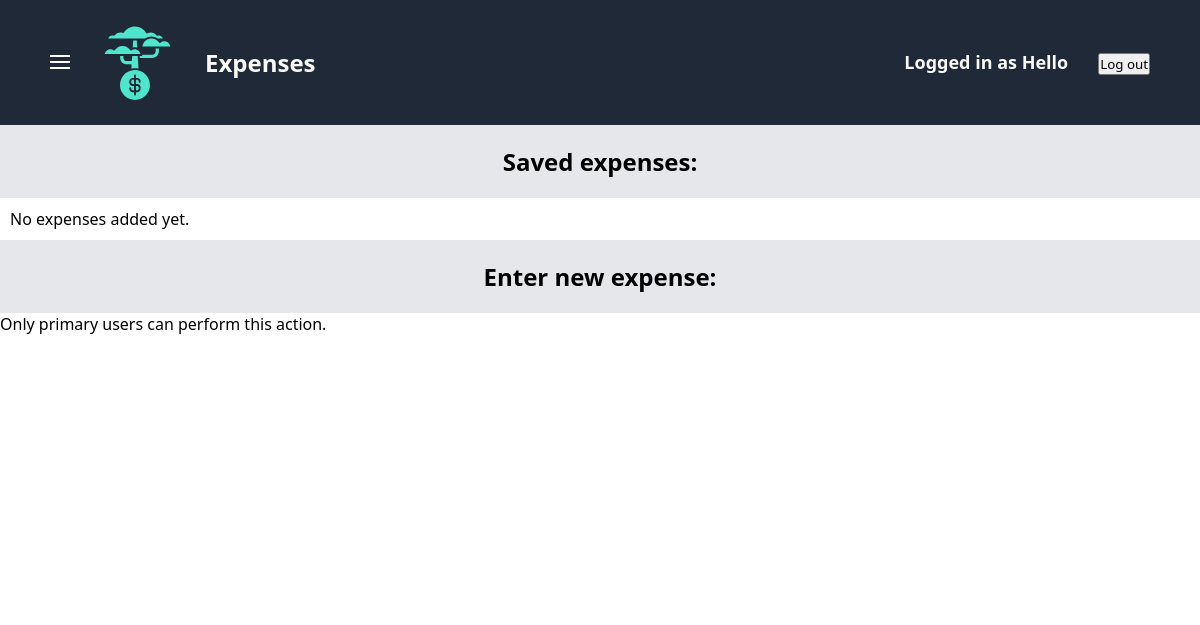
/finance/expenses/ (signed in), run on an earlier commit of the app's database.
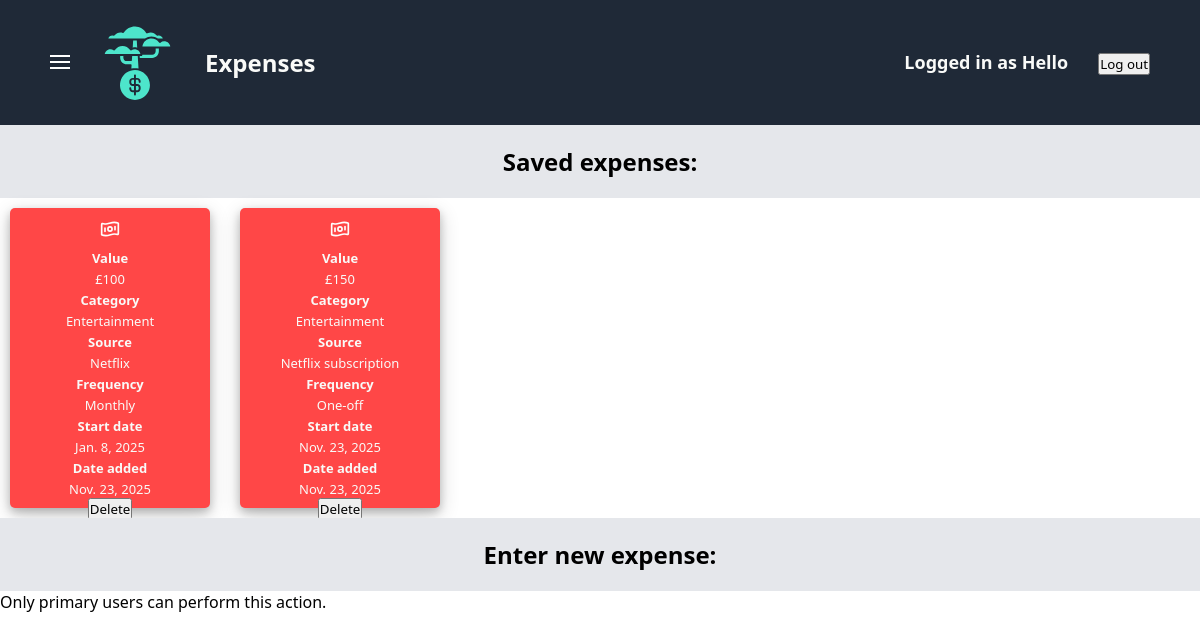
And on a later commit of the database.
### finance/models.py (models this page shows)
class FinancialObject(models.Model):
    user = models.ForeignKey(User, on_delete=models.CASCADE) # A single user can have many instances of income/expenses/budgets
    value = models.IntegerField(default=0)
    startDate = models.DateField(default=datetime.date.today)
    addDate = models.DateField(default=datetime.date.today)
    class Meta:
        abstract = True # Makes the "FinancialObject" class an Abstract Base Class (ABC)

class Expense(FinancialObject):
    source = models.CharField(default="N/A", max_length=200)
    category = models.CharField(default="Entertainment", max_length=200)
    frequency = models.CharField(default="Monthly", max_length=200)

### finance/views.py (the view)
# urls.py: path("expenses/", views.expenses, name="expenses"),
@login_required
def expenses(request):
    message = request.GET.get("message", "")
    expenses = sortFinancialObjectsByAscendingDate(list(Expense.objects.all()))
    return render(
        request,
        "finance/expenses.html",
        {
            "expenses": expenses,
            "message": message
        }
    )

### finance/views.py (called while the page is built)
def sortFinancialObjectsByAscendingDate(list):
    swaps = 1
    while swaps > 0:
        swaps = 0
        for i in range(len(list)-1):
            if list[i].startDate > list[i+1].startDate:
                temp = list[i]
                list[i] = list[i+1]
                list[i+1] = temp
                swaps = swaps + 1
    return list

### finance/templates/finance/expenses.html (shortened to what this page needs)
{% extends "finance/finance-base.html" %}
{% block header-title %}Expenses{% endblock %}
{% block finance_extra_css %}
    {% load static %}
    <link rel="stylesheet" href="{% static 'finance/expenses-style.css' %}">
{% endblock %}
{% block saved-label %}Saved expenses:{% endblock %}
{% block presence-check-and-list %}
    {% if expenses %}
        {% for i in expenses %}
            <li class="card">
                <div class="card-icon">
                </div>
                <div class="card-info">
                    <div><strong>Value</strong></div><div>£{{ i.value }}</div>
                    <div><strong>Category</strong></div><div>{{ i.category }}</div>
                    <div><strong>Source</strong></div><div>{{ i.source }}</div>
                    <div><strong>Frequency</strong></div><div>{{ i.frequency }}</div>
                    <div><strong>Start date</strong></div><div>{{ i.startDate }}</div>
                    <div><strong>Date added</strong></div><div>{{ i.addDate }}</div>
                </div>
                <form action="{% url 'finance:deleteFinancialObject' %}" method="post" class="form" style="width:0;height:0;">
                    <div class="delete-button">
                        <input type="submit" value="Delete">
                    </div>
                </form>
            </li>
        {% endfor %}
    {% else %}
        <li>No expenses added yet.</li>
    {% endif %}
{% endblock %}
{% block enter-label %}Enter new expense:{% endblock %}
{% block form %}
    {% if request.user.is_primary_user %}
        <form action="{% url 'finance:addExpense' %}" method="post" class="form">
            {% csrf_token %}
            <div class="form-components">
                <div class="form-labels-and-answers">
                    <div class="form-labels">
                        <label for="value"><strong>Value</strong>    £</label>
                        <label for="source"><strong>Source</strong></label>
                        <label for="category"><strong>Category</strong></label>
                        <div><strong>Frequency</strong></div>
                        <label for="startDate"><strong>Start date</strong></label>
                    </div>
                    <div class="form-answers">
                        <input type="text" id="value" name="value">
                        <input type="text" id="source" name="source">
                        <select id="category" name="category">
                            <option value="Entertainment">Entertainment</option>
                            <option value="Eating out">Eating out</option>
                            <option value="Groceries">Groceries</option>
                            <option value="Travel">Travel</option>
                            <option value="Education">Education</option>
                            <option value="Clothing">Clothing</option>
                            <option value="Insurance">Insurance</option>
                            <option value="Healthcare">Healthcare</option>
                            <option value="Housing">Housing</option>
                            <option value="Debt">Debt</option>
                            <option value="Gifts">Gifts</option>
                        </select>
                        <select id="frequency" name="frequency">
                            <option value="One-off">One-off</option>
                            <option value="Monthly">Monthly</option>
                            <option value="Yearly">Yearly</option>
                        </select>
                        <input type="date" id="startDate" name="startDate" value=date>
                    </div>
                </div>
                <div class="submit">
                    <input type="submit" value="Add expense">
                </div>
            </div>
        </form>
    {% else %}
            <p>Only primary users can perform this action.</p>
    {% endif %}
{% endblock %}

What changed in the data, as far as the page shows it:
added Expense: value "100", category "Entertainment", source "Netflix", frequency "Monthly", startDate "Jan. 8, 2025", addDate "Nov. 23, 2025"
added Expense: value "150", category "Entertainment", source "Netflix subscription", frequency "One-off", startDate "Nov. 23, 2025", addDate "Nov. 23, 2025"
Also different on the page:
text no longer shown: "No expenses added yet."
